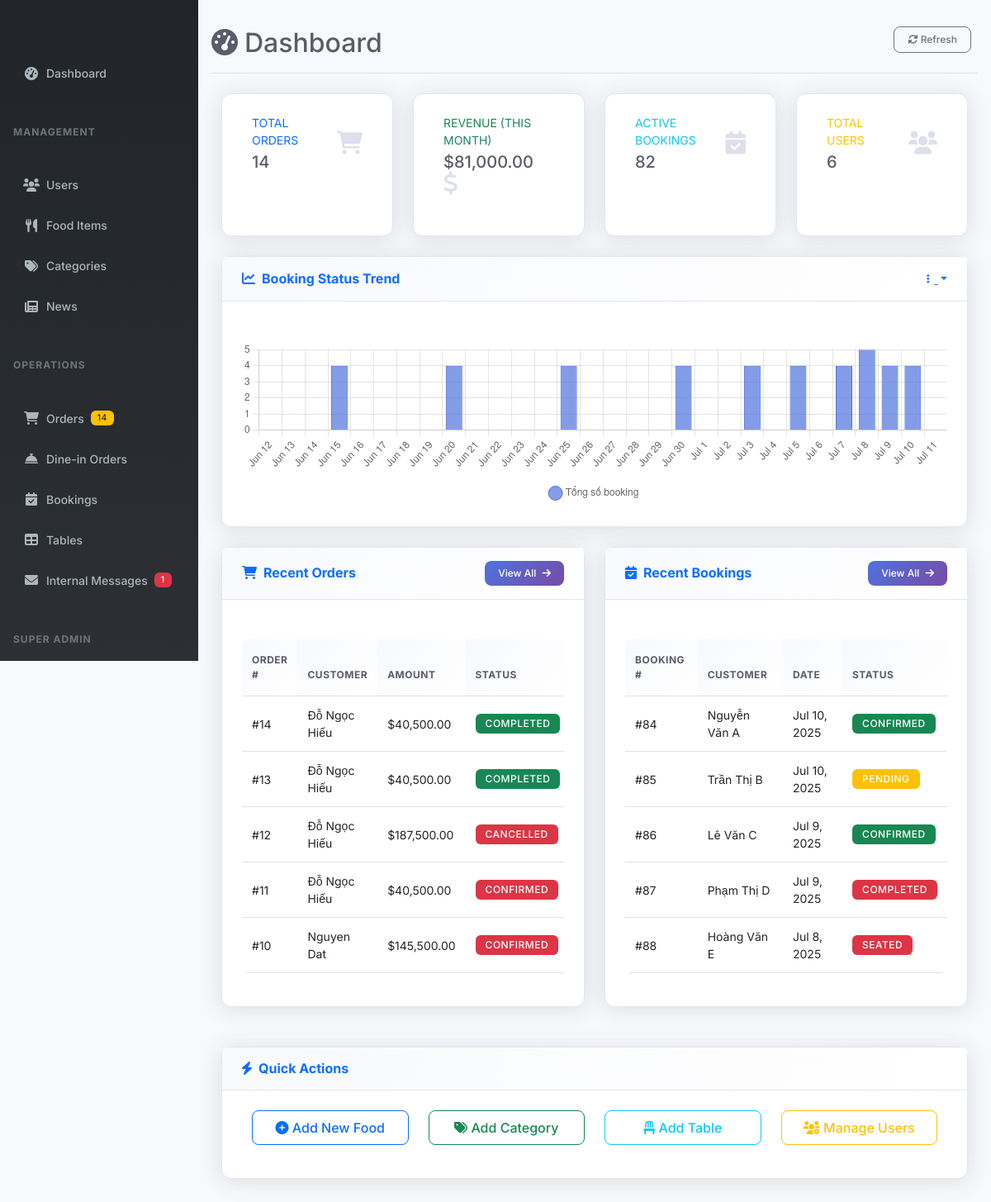
Screenshot of /admin/index.php (signed in) with the database file from the repository.
### tables this page shows
CREATE TABLE IF NOT EXISTS `orders` (
  `id` int NOT NULL AUTO_INCREMENT,
  `user_id` int DEFAULT NULL,
  `booking_id` int DEFAULT NULL,
  `order_number` varchar(20) NOT NULL,
  `customer_name` varchar(100) NOT NULL,
  `customer_email` varchar(100) NOT NULL,
  `customer_phone` varchar(20) NOT NULL,
  `order_type` enum('dine_in','takeout','delivery') NOT NULL,
  `subtotal` decimal(10,2) NOT NULL,
  `tax_amount` decimal(10,2) DEFAULT '0.00',
  `total_amount` decimal(10,2) NOT NULL,
  `payment_method` enum('cod','cash','credit_card','debit_card','digital_wallet','bank_transfer','vnpay') NOT NULL,
  `payment_status` enum('pending','paid','failed','refunded') DEFAULT 'pending',
  `payment_id` int DEFAULT NULL,
  `status` enum('pending','confirmed','preparing','ready','completed','delivered','cancelled') DEFAULT 'pending',
  `special_instructions` text,
  `delivery_address` text,
  `order_notes` text,
  `estimated_ready_time` timestamp NULL DEFAULT NULL,
  `completed_at` timestamp NULL DEFAULT NULL,
  `created_at` timestamp NULL DEFAULT CURRENT_TIMESTAMP,
  `updated_at` timestamp NULL DEFAULT CURRENT_TIMESTAMP ON UPDATE CURRENT_TIMESTAMP,
  `delivery_ward` varchar(100) DEFAULT NULL,
  `delivery_district` varchar(100) DEFAULT NULL,
  `delivery_city` varchar(100) DEFAULT NULL,
  `delivery_notes` text,
  `delivery_fee` decimal(10,2) DEFAULT '0.00',
  `service_fee` decimal(10,2) DEFAULT '0.00',
  `discount_amount` decimal(10,2) DEFAULT '0.00',
  `coupon_code` varchar(50) DEFAULT NULL,
  PRIMARY KEY (`id`),
  UNIQUE KEY `order_number` (`order_number`),
  KEY `fk_orders_user` (`user_id`),
  KEY `fk_orders_booking` (`booking_id`),
  KEY `idx_status` (`status`),
  KEY `idx_payment_status` (`payment_status`),
  KEY `idx_order_type` (`order_type`),
  KEY `idx_customer_email` (`customer_email`),
  KEY `idx_orders_date_status` (`created_at`,`status`),
  KEY `fk_orders_payment` (`payment_id`)
);

CREATE TABLE IF NOT EXISTS `bookings` (
  `id` int NOT NULL AUTO_INCREMENT,
  `user_id` int DEFAULT NULL,
  `table_id` int DEFAULT NULL,
  `customer_name` varchar(100) NOT NULL,
  `customer_email` varchar(100) NOT NULL,
  `customer_phone` varchar(20) NOT NULL,
  `booking_date` date NOT NULL,
  `booking_time` time NOT NULL,
  `guest_count` int NOT NULL,
  `special_requests` text,
  `status` enum('pending','confirmed','seated','completed','cancelled','no_show') DEFAULT 'pending',
  `booking_reference` varchar(20) NOT NULL,
  `notes` text,
  `created_at` timestamp NULL DEFAULT CURRENT_TIMESTAMP,
  `updated_at` timestamp NULL DEFAULT CURRENT_TIMESTAMP ON UPDATE CURRENT_TIMESTAMP,
  PRIMARY KEY (`id`),
  UNIQUE KEY `booking_reference` (`booking_reference`),
  KEY `fk_bookings_user` (`user_id`),
  KEY `fk_bookings_table` (`table_id`),
  KEY `idx_booking_date` (`booking_date`),
  KEY `idx_status` (`status`),
  KEY `idx_customer_email` (`customer_email`),
  KEY `idx_bookings_date_status` (`booking_date`,`status`)
);

### views/admin/dashboard.php (the view, shortened to what the rows shown need)
<div class="d-flex justify-content-between flex-wrap flex-md-nowrap align-items-center pt-3 pb-2 mb-3 border-bottom">
    <h1 class="h2">
        <i class="fas fa-tachometer-alt me-2"></i>Dashboard
    </h1>
</div>
<div class="row">
    <div class="col-lg-6 mb-4">
        <div class="card shadow">
            <div class="card-body">
                <div class="table-responsive">
                    <table class="table table-hover">
                        <thead>
                            <tr>
                                <th>Order #</th>
                                <th>Customer</th>
                                <th>Amount</th>
                                <th>Status</th>
                            </tr>
                        </thead>
                        <tbody>
                            <?php if (isset($stats['recent_orders']) && !empty($stats['recent_orders'])): ?>
                                <?php foreach ($stats['recent_orders'] as $order): ?>
                                    <tr>
                                        <td>#<?= $order['id'] ?></td>
                                        <td><?= htmlspecialchars($order['customer_name'] ?? 'N/A') ?></td>
                                        <td>$<?= number_format($order['total_amount'] ?? 0, 2) ?></td>
                                        <td>
                                            <span class="badge bg-<?= $order['status'] === 'completed' ? 'success' : ($order['status'] === 'pending' ? 'warning' : 'danger') ?>">
                                                <?= ucfirst($order['status'] ?? 'unknown') ?>
                                            </span>
                                        </td>
                                    </tr>
                                <?php endforeach; ?>
                            <?php endif; ?>
                        </tbody>
                    </table>
                </div>
            </div>
        </div>
    </div>
    <div class="col-lg-6 mb-4">
        <div class="card shadow">
            <div class="card-body">
                <div class="table-responsive">
                    <table class="table table-hover">
                        <thead>
                            <tr>
                                <th>Booking #</th>
                                <th>Customer</th>
                                <th>Date</th>
                                <th>Status</th>
                            </tr>
                        </thead>
                        <tbody>
                            <?php if (isset($stats['recent_bookings']) && !empty($stats['recent_bookings'])): ?>
                                <?php foreach ($stats['recent_bookings'] as $booking): ?>
                                    <tr>
                                        <td>#<?= $booking['id'] ?></td>
                                        <td><?= htmlspecialchars($booking['customer_name'] ?? 'N/A') ?></td>
                                        <td><?= date('M j, Y', strtotime($booking['booking_date'] ?? 'now')) ?></td>
                                        <td>
                                            <span class="badge bg-<?= $booking['status'] === 'confirmed' ? 'success' : ($booking['status'] === 'pending' ? 'warning' : 'danger') ?>">
                                                <?= ucfirst($booking['status'] ?? 'unknown') ?>
                                            </span>
                                        </td>
                                    </tr>
                                <?php endforeach; ?>
                            <?php endif; ?>
                        </tbody>
                    </table>
                </div>
            </div>
        </div>
    </div>
</div>
<script>
    window.SITE_URL = '<?= SITE_URL ?>';
    document.addEventListener('DOMContentLoaded', function() {
        const chartData = {
            booking_trend_data: <?= json_encode($stats['booking_trend_data'] ?? [
                                    'labels' => [],
                                    'confirmed' => [],
                                    'pending' => [],
                                    'cancelled' => [],
                                    'total' => []
                                ]) ?>,
            booking_stats: {
                confirmed: <?= $stats['confirmed_bookings'] ?? 0 ?>,
                pending: <?= $stats['pending_bookings'] ?? 0 ?>,
                cancelled: <?= $stats['cancelled_bookings'] ?? 0 ?>
            }
        };
        initializeCharts(chartData);
    });
</script>

### rows the page displays
orders: id "14", customer_name "Đỗ Ngọc Hiếu", total_amount "40,500.00", status "COMPLETED"
orders: id "13", customer_name "Đỗ Ngọc Hiếu", total_amount "40,500.00", status "COMPLETED"
orders: id "12", customer_name "Đỗ Ngọc Hiếu", total_amount "187,500.00", status "CANCELLED"
orders: id "11", customer_name "Đỗ Ngọc Hiếu", total_amount "40,500.00", status "CONFIRMED"
orders: id "10", customer_name "Nguyen Dat", total_amount "145,500.00", status "CONFIRMED"
bookings: id "84", customer_name "Nguyễn Văn A", booking_date "Jul 10, 2025", status "CONFIRMED"
bookings: id "85", customer_name "Trần Thị B", booking_date "Jul 10, 2025", status "PENDING"
bookings: id "86", customer_name "Lê Văn C", booking_date "Jul 9, 2025", status "CONFIRMED"
bookings: id "87", customer_name "Phạm Thị D", booking_date "Jul 9, 2025", status "COMPLETED"
bookings: id "88", customer_name "Hoàng Văn E", booking_date "Jul 8, 2025", status "SEATED"

### other values shown
$data['stats']['pending_orders'] "14"
$unreadCount "1"
$stats['total_orders'] "14"
$stats['monthly_revenue'] "81,000.00"
$stats['active_bookings'] "82"
$stats['total_users'] "6"
